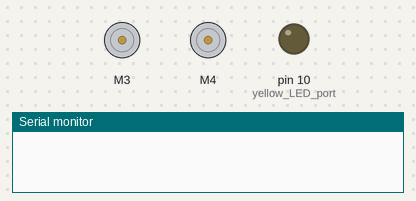
This sketch was run on a simulated Arduino Uno, built with avr-gcc and run on an emulated ATmega328P. Parts: 2 × DC motor (green arrow = forward, orange = backward, longer = faster), output pins drawn as LEDs (lit = HIGH), the last lines printed to the serial monitor.

Above: at 0.25 s.
At 0.75 s:
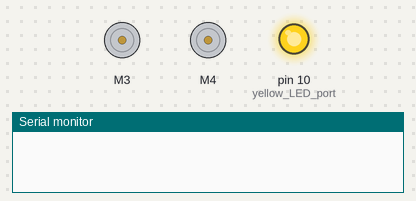
At 10.1 s:
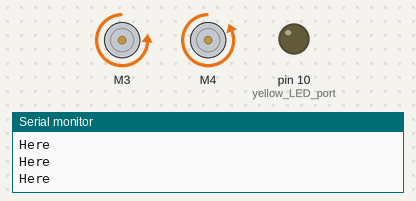
At 19.1 s:
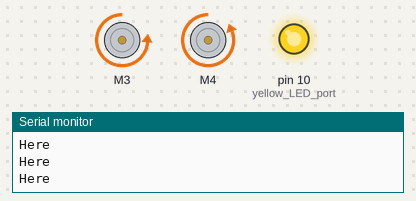
At 30.1 s:
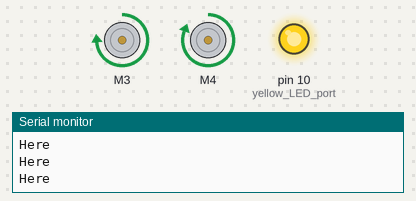
At 39.1 s:
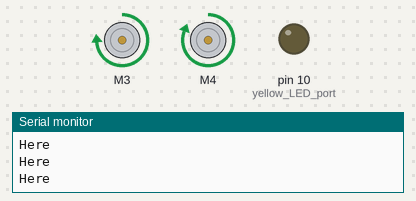
Timing chart, 0 to 40.0 s (numbered marks = the images above):
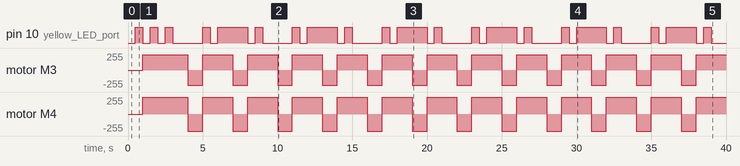

The sketch:

timer_test.ino
```cpp
#include <Wire.h>
#include <Adafruit_MotorShield.h>
#include "utility/Adafruit_MS_PWMServoDriver.h"
const float left_white = 44, left_black = 800; // should be raw data (0 - 1023)
const float right_white = 640, right_black = 960;


Adafruit_MotorShield AFMS = Adafruit_MotorShield();

const int red_LED_port = 13, button_port = 12, green_LED_port = 11, yellow_LED_port = 10;


const int trigPin = 7; // Trigger Pin of Ultrasonic Sensor
const int echoPin = 6; // Echo Pin of Ultrasonic Sensor

unsigned long US_time_out = 6000;

const int left_motor_port = 3, right_motor_port = 4;

Adafruit_DCMotor *L_Motor = AFMS.getMotor(left_motor_port);
Adafruit_DCMotor *R_Motor = AFMS.getMotor(right_motor_port);
#include <arduino-timer.h>


auto timer = timer_create_default(); // create a timer with default settings

void setup() {
  AFMS.begin();
  Serial.begin(9600);
  pinMode(yellow_LED_port, OUTPUT);
  timer.every(500, toggle_led);
  timer.every(3000, motor_test);
  timer.every(1000, prt);
}

void loop() {

  // put your main code here, to run repeatedly:
    timer.tick();
}


bool toggle_led(void *) {
  digitalWrite(yellow_LED_port, !digitalRead(yellow_LED_port)); // toggle the LED
  return true; // repeat? true
}

bool prt(void *) {
  run(255, 255);
  Serial.println("Here");
  return true; // repeat? true
}

bool motor_test(void *) {
  run(255, 255); delay(1000); run(-255, -255); delay(1000);
  return true;
}


const int left_light_sensor_port = A0, right_light_sensor_port = A1;


void run(int left_speed, int right_speed)
{
  left_speed = (float)left_speed * 0.9;
  if (left_speed == -1000 || left_speed == 1000) {}
  else if (left_speed >= 0){
    if (left_speed > 255){left_speed = 255;}
    L_Motor->setSpeed(left_speed);
    L_Motor->run(FORWARD);
  }
  else if (left_speed < 0){
    if (left_speed < -255){left_speed = 255;}
    L_Motor->setSpeed(-left_speed);
    L_Motor->run(BACKWARD);
  }

  if (right_speed == -1000 || right_speed == 1000) {}
  else if (right_speed >= 0){
    if (right_speed > 255){right_speed = 255;}
    R_Motor->setSpeed(right_speed);
    R_Motor->run(FORWARD);
  }
  else if (right_speed < 0){
    if (right_speed < -255){right_speed = 255;}
    R_Motor->setSpeed(-right_speed);
    R_Motor->run(BACKWARD);
  }

}

float LS_L_r(){
  float voltage = analogRead(left_light_sensor_port);
  return voltage;
}

float LS_R_r(){
  float voltage = analogRead(right_light_sensor_port);
  return voltage;
}

float LS_L_v(){
  float voltage = analogRead(left_light_sensor_port) * 5.0 / 1023.0;
  return voltage;
}

float LS_R_v(){
  float voltage = analogRead(right_light_sensor_port) * 5.0 / 1023.0;
  return voltage;
}

float map_n(float x, float in_min, float in_max, float out_min, float out_max) {
  float result = (x - in_min) * (out_max - out_min) / (in_max - in_min) + out_min;
  return result;
}

int button(){
  Serial.println(digitalRead(button_port));
  return digitalRead(button_port);
}

void red_LED(int value){
  if (value == 0) {digitalWrite(red_LED_port, LOW);}
  else if (value == 1){digitalWrite(red_LED_port, HIGH);}
}

void red_blink(int t){
  red_LED(1);
  delay(t);
  red_LED(0);
}

void green_LED(int value){
  if (value == 0) {digitalWrite(green_LED_port, LOW);}
  else if (value == 1){digitalWrite(green_LED_port, HIGH);}
}

void green_blink(int t){
  green_LED(1);
  delay(t);
  green_LED(0);
}

void gr_LED(int value){
  if (value == 0) {digitalWrite(red_LED_port, LOW);digitalWrite(green_LED_port, LOW);}
  else if (value == 1){digitalWrite(red_LED_port, HIGH);digitalWrite(red_LED_port, HIGH);}
}

void gr_blink(int t){
  green_LED(1);
  red_LED(1);
  delay(t);
  green_LED(0);
  red_LED(0);
}

float LS_L(){
  float sensor_value = LS_L_r();
  float result = map_n(sensor_value, left_black, left_white, 0, 255);
  return result;
}

float LS_R(){
  float sensor_value = LS_R_r();
  float result = map_n(sensor_value, right_black, right_white, 0, 255);
  return result;
}


long US() {

  long duration, result;

   digitalWrite(trigPin, LOW);
   delayMicroseconds(2);
   digitalWrite(trigPin, HIGH);
   delayMicroseconds(10);
   digitalWrite(trigPin, LOW);
   duration = pulseIn(echoPin, HIGH, US_time_out);
   if (duration == 0){result=0;}
   else {result =duration / 29 / 2;}
   return result;
}
```

Measured:
- by itself, motor M3: repeats every 3.0 s: backward 229/255 1.0 s, forward 229/255 2.0 s
- by itself, motor M4: repeats every 3.0 s: backward 255/255 1.0 s, forward 255/255 2.0 s
- by itself, pin 10 (yellow_LED_port): LOW → HIGH at 0.50 s, → LOW 0.50 s later, → HIGH 0.50 s later, → LOW 0.50 s later, … (42 changes in this stretch)
